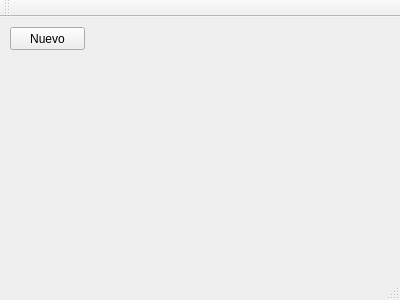
<?xml version="1.0" encoding="UTF-8"?>
<ui version="4.0">
 <class>MainWindow</class>
 <widget class="QMainWindow" name="MainWindow">
  <property name="geometry">
   <rect>
    <x>0</x>
    <y>0</y>
    <width>400</width>
    <height>300</height>
   </rect>
  </property>
  <property name="windowTitle">
   <string>MainWindow</string>
  </property>
  <widget class="QWidget" name="centralWidget">
   <widget class="QPushButton" name="pushButtonnuevo">
    <property name="geometry">
     <rect>
      <x>10</x>
      <y>10</y>
      <width>75</width>
      <height>23</height>
     </rect>
    </property>
    <property name="text">
     <string>Nuevo</string>
    </property>
   </widget>
  </widget>
  <widget class="QMenuBar" name="menuBar">
   <property name="geometry">
    <rect>
     <x>0</x>
     <y>0</y>
     <width>400</width>
     <height>18</height>
    </rect>
   </property>
  </widget>
  <widget class="QToolBar" name="mainToolBar">
   <attribute name="toolBarArea">
    <enum>TopToolBarArea</enum>
   </attribute>
   <attribute name="toolBarBreak">
    <bool>false</bool>
   </attribute>
  </widget>
  <widget class="QStatusBar" name="statusBar"/>
 </widget>
 <layoutdefault spacing="6" margin="11"/>
 <resources/>
 <connections/>
</ui>
